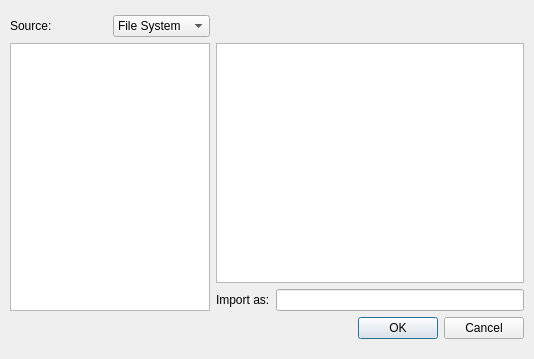
<?xml version="1.0" encoding="UTF-8"?>
<ui version="4.0">
 <class>HordeFileDialog</class>
 <widget class="QDialog" name="HordeFileDialog">
  <property name="geometry">
   <rect>
    <x>0</x>
    <y>0</y>
    <width>534</width>
    <height>359</height>
   </rect>
  </property>
  <property name="windowTitle">
   <string>Dialog</string>
  </property>
  <layout class="QGridLayout">
   <property name="leftMargin">
    <number>10</number>
   </property>
   <property name="topMargin">
    <number>15</number>
   </property>
   <property name="rightMargin">
    <number>10</number>
   </property>
   <property name="bottomMargin">
    <number>20</number>
   </property>
   <item row="0" column="0">
    <widget class="QLabel" name="label_2">
     <property name="text">
      <string>Source:</string>
     </property>
    </widget>
   </item>
   <item row="0" column="1">
    <widget class="QComboBox" name="m_source">
     <item>
      <property name="text">
       <string>File System</string>
      </property>
     </item>
    </widget>
   </item>
   <item row="0" column="2" colspan="2">
    <spacer>
     <property name="orientation">
      <enum>Qt::Horizontal</enum>
     </property>
     <property name="sizeHint" stdset="0">
      <size>
       <width>301</width>
       <height>20</height>
      </size>
     </property>
    </spacer>
   </item>
   <item row="1" column="0" rowspan="2" colspan="2">
    <widget class="QListWidget" name="m_fileList">
     <property name="sizePolicy">
      <sizepolicy hsizetype="Preferred" vsizetype="Preferred">
       <horstretch>0</horstretch>
       <verstretch>0</verstretch>
      </sizepolicy>
     </property>
     <property name="maximumSize">
      <size>
       <width>200</width>
       <height>16777215</height>
      </size>
     </property>
    </widget>
   </item>
   <item row="1" column="2" colspan="2">
    <widget class="QStackedWidget" name="m_stackedWidget">
     <property name="sizePolicy">
      <sizepolicy hsizetype="Expanding" vsizetype="Expanding">
       <horstretch>0</horstretch>
       <verstretch>0</verstretch>
      </sizepolicy>
     </property>
     <property name="currentIndex">
      <number>2</number>
     </property>
     <widget class="QWidget" name="m_glFrame"/>
     <widget class="QLabel" name="m_imageView"/>
     <widget class="QTextEdit" name="m_xmlView">
      <property name="lineWrapMode">
       <enum>QTextEdit::NoWrap</enum>
      </property>
     </widget>
    </widget>
   </item>
   <item row="2" column="2">
    <widget class="QLabel" name="label">
     <property name="text">
      <string>Import as:</string>
     </property>
    </widget>
   </item>
   <item row="2" column="3">
    <widget class="QLineEdit" name="m_file">
     <property name="toolTip">
      <string>Specify the file name used when importing this file to your scene!</string>
     </property>
    </widget>
   </item>
   <item row="3" column="2" colspan="2">
    <widget class="QDialogButtonBox" name="buttonBox">
     <property name="orientation">
      <enum>Qt::Horizontal</enum>
     </property>
     <property name="standardButtons">
      <set>QDialogButtonBox::Cancel|QDialogButtonBox::Ok</set>
     </property>
    </widget>
   </item>
  </layout>
 </widget>
 <resources/>
 <connections>
  <connection>
   <sender>buttonBox</sender>
   <signal>rejected()</signal>
   <receiver>HordeFileDialog</receiver>
   <slot>reject()</slot>
   <hints>
    <hint type="sourcelabel">
     <x>199</x>
     <y>278</y>
    </hint>
    <hint type="destinationlabel">
     <x>199</x>
     <y>149</y>
    </hint>
   </hints>
  </connection>
  <connection>
   <sender>buttonBox</sender>
   <signal>accepted()</signal>
   <receiver>HordeFileDialog</receiver>
   <slot>accept()</slot>
   <hints>
    <hint type="sourcelabel">
     <x>199</x>
     <y>278</y>
    </hint>
    <hint type="destinationlabel">
     <x>199</x>
     <y>149</y>
    </hint>
   </hints>
  </connection>
 </connections>
</ui>
